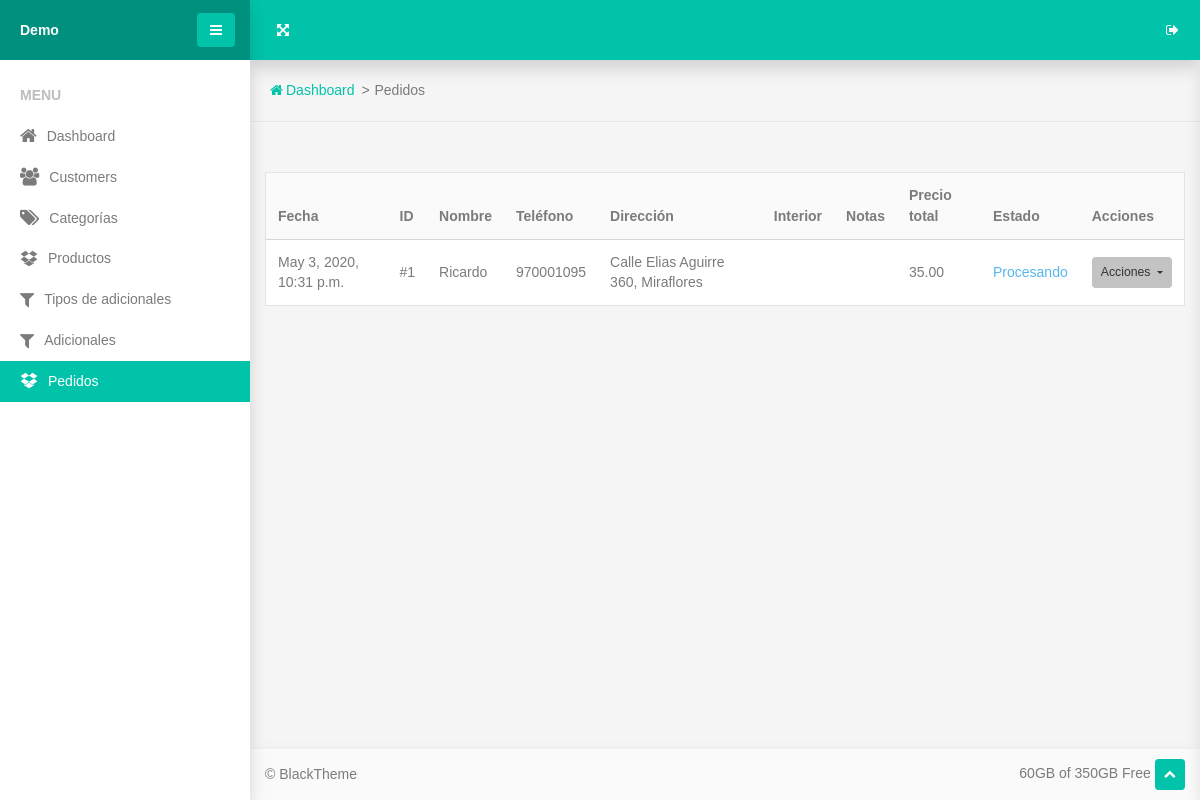
The app's page /orders/, older data.
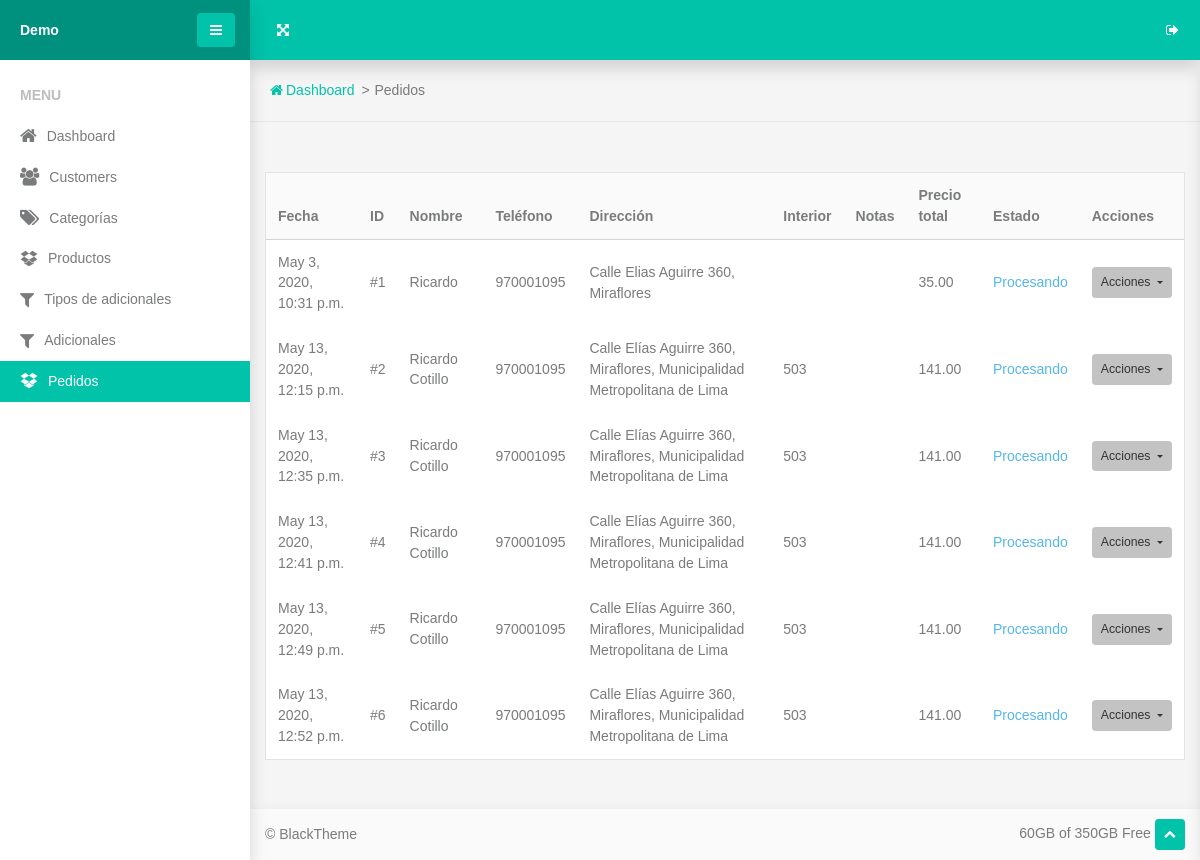
The same page, newer data.
### www/order/models.py (models this page shows, shortened)
class Order(models.Model):
    states = [('pr', 'Procesando'), ('co', 'Completado'), ('ca', 'Cancelado')]
    date = models.DateTimeField(auto_now_add=True)
    state = models.CharField(max_length=2, choices=states, default='pr')
    name = models.CharField(max_length=100)
    phone = models.CharField(max_length=20)
    address = models.CharField(max_length=100)
    interior = models.CharField(max_length=10, blank=True, null=True)
    notes = models.TextField(max_length=300, blank=True, null=True)
    total = models.DecimalField(decimal_places=2, max_digits=7)

### www/views.py (the view)
# urls.py: path('orders/', views.orders, name='orders'),
def orders(req):
    orders = models.Order.objects.all()
    context = {
        'orders': orders
    }
    return render(req, 'www/orders/orders.html', context)

### www/templates/www/orders/orders.html (shortened to what this page needs)
{% extends "base.html" %} {% load static %} {% load tz %} {% block content %}
<section class="topbar">
  <ul class="breadcrumbs">
    <li class="breadcrumbs-item">
      <a class="breadcrumbs-link" href="{% url 'home' %}"
        ><span class="breadcrumbs-icon fa-home"></span><span>Dashboard</span></a
      >
    </li>
    <li class="breadcrumbs-item">Pedidos</li>
  </ul>
</section>
{% get_current_timezone as TIME_ZONE %}
<section class="section-sm">
  <div class="container-fluid">
    <div class="panel panel-nav">
      <div class="panel-body p-0">
        <div class="table-responsive">
          <table class="table table-borderless table-vertical-align">
            <thead>
              <tr class="border-bottom bg-lighter">
                <th>Fecha</th>
                <th>ID</th>
                <th>Nombre</th>
                <th>Teléfono</th>
                <th>Dirección</th>
                <th>Interior</th>
                <th>Notas</th>
                <th>Precio total</th>
                <th>Estado</th>
                <th>Acciones</th>
              </tr>
            </thead>
            <tbody>
            {% for order in orders %}
              <tr>
                {% timezone 'America/Lima' %}
                <td>{{order.date}}</td>
                {% endtimezone %}
                <td>#{{order.id}}</td>
                <td>{{order.name}}</td>
                <td>{{order.phone}}</td>
                <td>{{order.address}}</td>
                <td>{% if order.interior %}{{order.interior}}{% endif %}</td>
                <td>{% if order.notes %}{{order.notes}}{% endif %}</td>
                <td>{{order.total}}</td>
                {% if order.state == 'pr' %}
                  <td class="text-info">Procesando</td>
                {% elif order.state == 'co' %}
                  <td class="text-success">Completado</td>
                {% else %}
                  <td class="text-danger">Cancelado</td>
                {% endif %}
                <td>
                  <div class="dropdown">
                    <button class="btn dropdown-toggle btn-light btn-sm" data-toggle="dropdown">
                      <span>Acciones</span>
                    </button>
                  </div>
                </td>
              </tr>
            {% endfor %}
            </tbody>
          </table>
        </div>
      </div>
    </div>
  </div>
</section>
{% endblock content %}

### www/templates/base.html (shortened to what this page needs)
{% load static %}
<!DOCTYPE html>
<html class="rd-navbar-sidebar-active page-small-footer" lang="en">
<head>
    <link rel="stylesheet" href="{% static 'www/components/base/base.css' %}">
  </head>
<body>
    <div class="page">
      <header class="section page-header">
        <div class="rd-navbar-wrap">
          <nav class="rd-navbar">
            <div class="rd-navbar-panel">
              <div class="rd-navbar-panel-cell rd-navbar-panel-cell-fullscreen">
                <button class="btn btn-navbar-panel" data-fullscreen="html"><span class="fa-arrows-alt"></span></button>
              </div>
              <div class="rd-navbar-panel-cell">
                <form method="post" action="{% url 'login' %}">
                  <button class="btn btn-navbar-panel"><span class="fas fa-sign-out"></span></button>
                </form>
              </div>
            </div>
            <div class="rd-navbar-sidebar scroller scroller-vertical">
              <div class="rd-navbar-sidebar-panel">
                <div>
                  <div class="group-15">
                    <div class="rd-navbar-brand"><a class="desktop-brand" href="{% url 'home' %}"><b class="text-white">Demo</b></a></div>
                  </div>
                </div>
                <button class="btn btn-primary rd-navbar-sidebar-toggle" data-navigation-switch="data-navigation-switch"><span class="fa-bars"></span></button>
              </div>
              <ul class="rd-navbar-nav">
                <li class="rd-navbar-nav-item">
                  <div class="rd-navbar-title"><span class="rd-navbar-title-icon"></span><span class="rd-navbar-title-text">Menu</span></div>
                </li>
                <li class="rd-navbar-nav-item {% if request.resolver_match.url_name == 'home' %}active{% endif %}"><a class="rd-navbar-link" href="{% url 'home' %}"><span class="rd-navbar-icon fa-home"></span><span class="rd-navbar-link-text">Dashboard</span></a>
                </li>
                <li class="rd-navbar-nav-item {% if request.resolver_match.url_name == 'customers' %}active{% endif %}"><a class="rd-navbar-link" href="{% url 'customers' %}"><span class="rd-navbar-icon fa-users"></span><span class="rd-navbar-link-text">Customers</span></a>
                </li>
                <li class="rd-navbar-nav-item {% if request.resolver_match.url_name == 'categories' %}active{% endif %}"><a class="rd-navbar-link" href="{% url 'categories' %}"><span class="rd-navbar-icon fa-tags"></span><span class="rd-navbar-link-text">Categorías</span></a>
                </li>
                <li class="rd-navbar-nav-item {% if request.resolver_match.url_name == 'products' %}active{% endif %}"><a class="rd-navbar-link" href="{% url 'products' %}"><span class="rd-navbar-icon fa-dropbox"></span><span class="rd-navbar-link-text">Productos</span></a>
                </li>
                <li class="rd-navbar-nav-item {% if request.resolver_match.url_name == 'extra_types' %}active{% endif %}"><a class="rd-navbar-link" href="{% url 'extra-types' %}"><span class="rd-navbar-icon fa-filter"></span><span class="rd-navbar-link-text">Tipos de adicionales</span></a>
                </li>
                <li class="rd-navbar-nav-item {% if request.resolver_match.url_name == 'extras' %}active{% endif %}"><a class="rd-navbar-link" href="{% url 'extras' %}"><span class="rd-navbar-icon fa-filter"></span><span class="rd-navbar-link-text">Adicionales</span></a>
                </li>
                <li class="rd-navbar-nav-item {% if request.resolver_match.url_name == 'orders' %}active{% endif %}"><a class="rd-navbar-link" href="{% url 'orders' %}"><span class="rd-navbar-icon fa-dropbox"></span><span class="rd-navbar-link-text">Pedidos</span></a>
                </li>
              </ul>
            </div>
          </nav>
        </div>
      </header>
    {% block content %}{% endblock %}
    <footer class="footer footer-small">
        <div class="d-flex justify-content-between align-items-center group-10">
          <div>© BlackTheme</div>
          <div><span>60GB of 350GB Free</span>
            <button class="to-top btn btn-sm btn-primary"><span class="fa-chevron-up"></span></button>
          </div>
        </div>
      </footer>
    </div>
  </body>
</html>
</body>
</html>

### www/static/www/components/breadcrumbs/breadcrumbs.css (style rules this page uses)
.breadcrumbs { display: flex; flex-wrap: wrap; padding: 0 1.25rem; list-style: none; }
.breadcrumbs-item { flex-shrink: 0; }
.breadcrumbs-item:not(:first-child) { position: relative; padding-left: 20px; }
.breadcrumbs-item:not(:first-child)::before { content: '>'; position: absolute; left: 0.4375rem; }
.breadcrumbs-icon { margin-right: 0.1875rem; }

### www/static/www/components/panel/panel.css (style rules this page uses)
.panel { position: relative; display: flex; flex-direction: column; min-width: 0; word-wrap: break-word; background-color: #fff; background-clip: border-box; }
.panel-body { flex: 1 1 auto; padding: 1.25rem; border: 1px solid #e3e3e3; }
@media (min-width: 1200px) { .panel-body, .panel-menu, .panel-footer { padding: 1.125rem; } }

### www/static/www/components/section/section.css (style rules this page uses)
.section-sm, .section-md, .section-lg { padding: 50px 0; }

### www/static/www/components/dropdown/dropdown.css (style rules this page uses)
.dropup, .dropright, .dropdown, .dropleft { position: relative; }
.dropdown-toggle { white-space: nowrap; }
.dropdown-toggle::after { display: inline-block; margin-left: 0.255em; vertical-align: middle; content: ""; border-top: 0.3em solid; border-right: 0.3em solid transparent; border-bottom: 0; border-left: 0.3em solid transparent; }
.dropdown { display: inline-block; }
.dropdown-toggle:after { height: 0.3em; }

### www/static/www/components/button/button.css (style rules this page uses)
.btn { display: inline-block; font-weight: 400; color: #797b7c; text-align: center; vertical-align: middle; user-select: none; background-color: transparent; border: 1px solid transparent; padding: 0.375rem 0.75rem; font-size: 0.875rem; line-height: 1.49; border-radius: 0.2rem; transition: color 0.15s ease-in-out, background-color 0.15s ease-in-out, border-color 0.15s ease-in-out, box-shadow 0.15s ease-in-out; }
.btn-primary { color: #fff; background-color: #00c3aa; border-color: #00c3aa; box-shadow: 0 0 0 transparent; }
.btn-light { color: #333333; background-color: #c3c3c4; border-color: #c3c3c4; box-shadow: 0 0 0 transparent; }
.btn-sm, .btn-group-sm > .btn { padding: 0.25rem 0.5rem; font-size: 0.76563rem; line-height: 1.7; border-radius: 0.2rem; }
.btn { transition: .2s; }
.rd-navbar-fixed .rd-navbar-panel .btn-navbar-panel { cursor: pointer; color: #fff; }

### www/static/www/components/table/table.css (style rules this page uses)
.table { width: 100%; margin-bottom: 1rem; color: #797b7c; }
.table th, .table td { padding: 0.75rem; vertical-align: top; border-top: 1px solid #d5d5d5; }
.table thead th { vertical-align: bottom; border-bottom: 2px solid #d5d5d5; }
.table-borderless th, .table-borderless td, .table-borderless thead th, .table-borderless tbody + tbody { border: 0; }
.table-responsive { display: block; width: 100%; overflow-x: auto; -webkit-overflow-scrolling: touch; }
.table { margin-bottom: 0; }
.table-vertical-align td, .table-vertical-align th { vertical-align: middle; }

### www/static/www/components/topbar/topbar.css (style rules this page uses)
.topbar { position: relative; padding: 20px 0; border-bottom: 1px solid #e8e8e8; }

### www/static/www/components/scroller/scroller.css (style rules this page uses)
.scroller { scrollbar-width: thin; scrollbar-color: black rgba(0, 0, 0, 0.1); }
.scroller.scroller-vertical { overflow-y: auto; overflow-y: overlay; }

### www/static/www/components/footer/footer.css (style rules this page uses)
.footer-small { padding: 0.625rem 0.9375rem; background-color: #fafafa; box-shadow: 0 0.5rem 1rem rgba(0, 0, 0, 0.15); }
@media (min-width: 1200px) { .rd-navbar-fixed-linked .footer-small { position: fixed; bottom: 0; left: 0; right: 0; z-index: 2; transition: .2s ease-in-out; } }
@media (min-width: 1200px) { .rd-navbar-fixed-linked .footer-small { left: 60px; } }
@media (min-width: 1200px) { .rd-navbar-sidebar-active .footer-small { left: 250px; } }

Row changes from the older to the newer data that the page shows:
added Order: date "May 13, 2020, 12:15 p.m.", id "2", name "Ricardo Cotillo", phone "970001095", address "Calle Elías Aguirre 360, Miraflores, Municipalidad Metropolitana de Lima", interior "503", total "141.00", state "Procesando"
added Order: date "May 13, 2020, 12:35 p.m.", id "3", name "Ricardo Cotillo", phone "970001095", address "Calle Elías Aguirre 360, Miraflores, Municipalidad Metropolitana de Lima", interior "503", total "141.00", state "Procesando"
added Order: date "May 13, 2020, 12:41 p.m.", id "4", name "Ricardo Cotillo", phone "970001095", address "Calle Elías Aguirre 360, Miraflores, Municipalidad Metropolitana de Lima", interior "503", total "141.00", state "Procesando"
added Order: date "May 13, 2020, 12:49 p.m.", id "5", name "Ricardo Cotillo", phone "970001095", address "Calle Elías Aguirre 360, Miraflores, Municipalidad Metropolitana de Lima", interior "503", total "141.00", state "Procesando"
added Order: date "May 13, 2020, 12:52 p.m.", id "6", name "Ricardo Cotillo", phone "970001095", address "Calle Elías Aguirre 360, Miraflores, Municipalidad Metropolitana de Lima", interior "503", total "141.00", state "Procesando"
